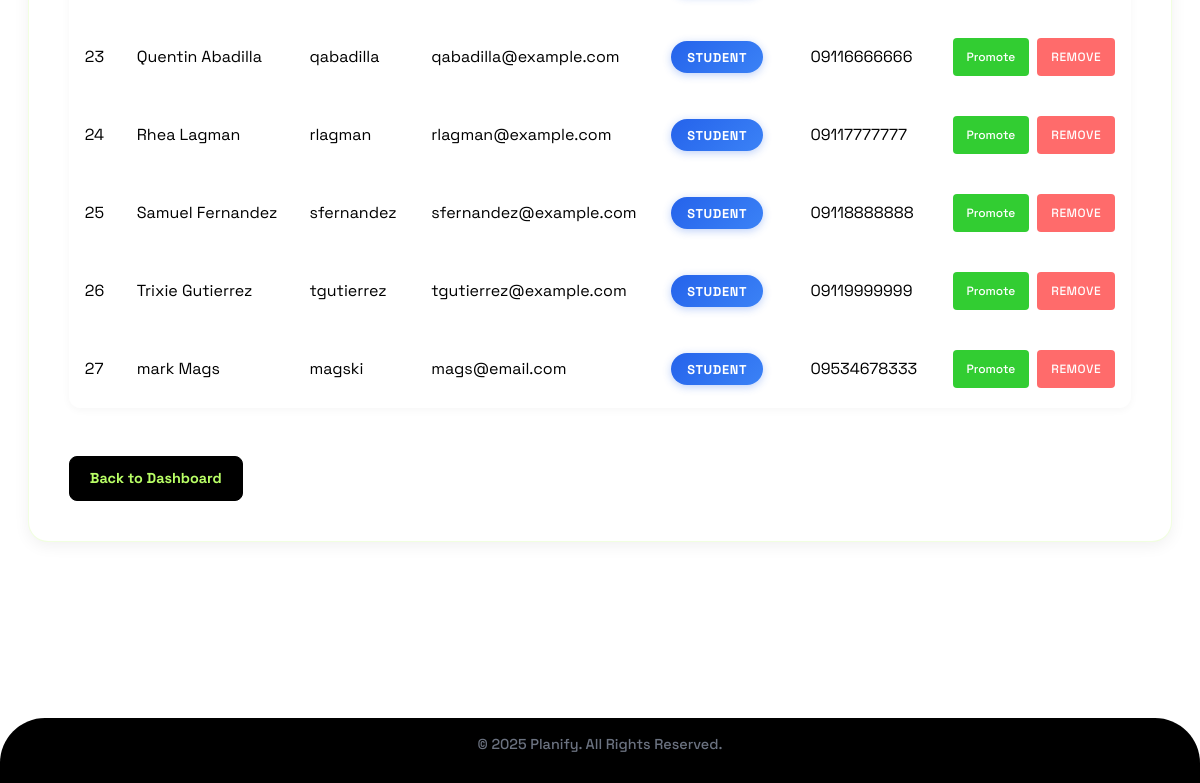
/admin/users (signed in, lower part), run on an earlier commit of the app's database.
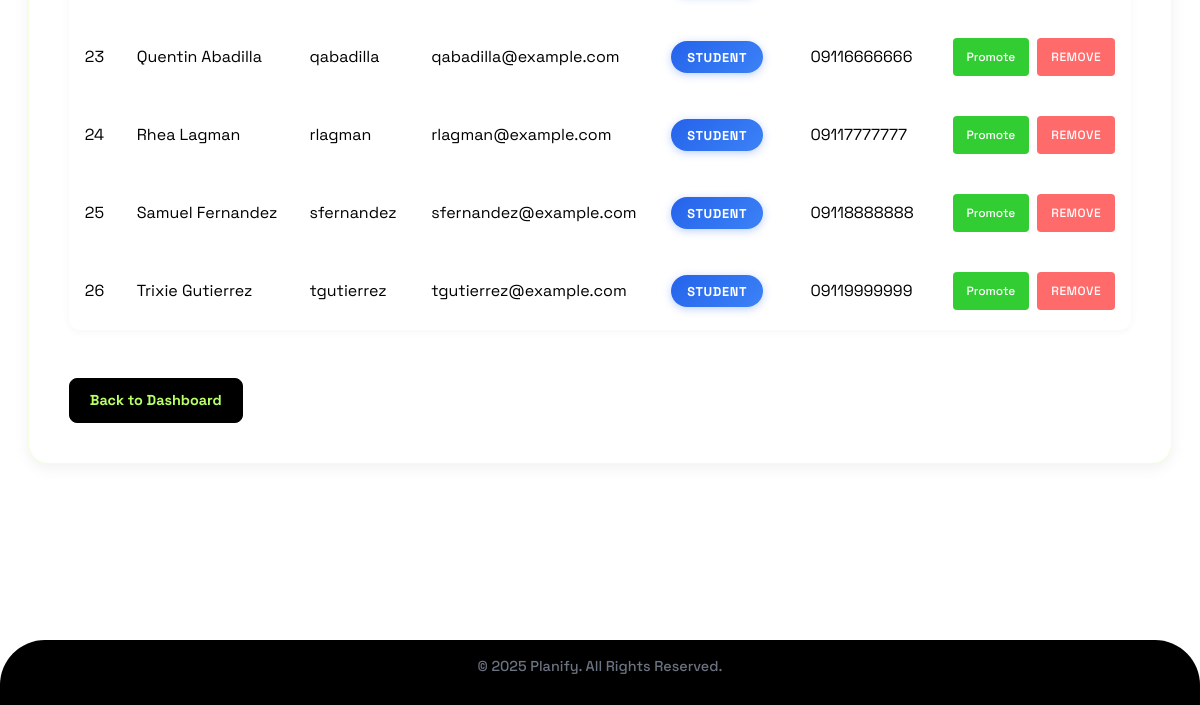
And on a later commit of the database.
### models.py (models this page shows)
class User(db.Model, UserMixin):
    id = db.Column(db.Integer, primary_key=True)
    first_name = db.Column(db.String(20), nullable=False)
    last_name = db.Column(db.String(20), nullable=False)
    username = db.Column(db.String(20), unique=True, nullable=False)
    email = db.Column(db.String(120), unique=True, nullable=False)
    contact_number = db.Column(db.String(11), nullable=False)
    password = db.Column(db.String(255), nullable=False)
    role = db.Column(db.String(10), nullable=False)
    courses = db.relationship('Course', backref='educator', lazy=True, cascade='all, delete-orphan')
    lesson_plans = db.relationship('LessonPlan', backref='creator', lazy=True, cascade='all, delete-orphan')
    enrollments = db.relationship('Enrollment', backref='student', lazy=True, cascade='all, delete-orphan')

### routes.py (the view)
@app.route('/admin/users')
@login_required
def admin_users():
    if current_user.role != 'admin':
        flash("Access denied.", "error")
        return redirect(url_for('home'))
    users = User.query.all()
    return render_template('admin_users.html', users=users)

### app.py (called while the page is built)
@login_manager.user_loader
def load_user(user_id):
    return User.query.get(int(user_id))

### templates/admin_users.html (shortened to what this page needs)
{% extends "base.html" %}
{% block content %}
<div class="admin-container">
    <table class="admin-table">
        <tbody>
            {% for user in users %}
            <tr>
                <td>{{ user.id }}</td>
                <td>{{ user.first_name }} {{ user.last_name }}</td>
                <td>{{ user.username }}</td>
                <td>{{ user.email }}</td>
                <td><span class="role-badge {{ user.role }}">{{ user.role }}</span></td>
                <td>{{ user.contact_number }}</td>
                <td class="actions-cell">
                    {% if user.id != current_user.id %}
                        <div class="action-buttons">
                            {% if user.role != 'admin' %}
                            <form action="{{ url_for('promote_user', user_id=user.id) }}" method="POST" onsubmit="return confirm('Are you sure you want to promote {{ user.username }} to admin?');">
                                <button type="submit" class="action-btn promote-btn">Promote</button>
                            </form>
                            {% endif %}
                            <form action="{{ url_for('remove_user', user_id=user.id) }}" method="POST" onsubmit="return confirm('Are you sure you want to remove {{ user.username }}? This action cannot be undone.');">
                                <button type="submit" class="action-btn remove-btn">Remove</button>
                            </form>
                        </div>
                    {% else %}
                        <span class="text-muted">You</span>
                    {% endif %}
                </td>
            </tr>
            {% endfor %}
        </tbody>
    </table>
    <a href="{{ url_for('admin_home') }}" class="back-btn">Back to Dashboard</a>
</div>
{% endblock %}

### templates/base.html (shortened to what this page needs)
<!DOCTYPE html>
<html lang="en">
<head>
    <link rel="stylesheet" href="{{ url_for('static', filename='style.css') }}" />
</head>
<body>
    <main class="content">
        {% block content %}{% endblock %}
    </main>
    <footer class="footer">
        <p>© 2025 Planify. All Rights Reserved.</p>
    </footer>
</body>
</html>

### templates/admin_users.html (style rules this page uses)
.actions-cell { padding: 8px; text-align: center; }
.action-buttons { display: flex; flex-direction: row; gap: 8px; align-items: center; justify-content: center; }
.promote-btn { background-color: #32CD32; color: white; }
.remove-btn { background-color: #FF6B6B; color: white; }

What changed in the data, as far as the page shows it:
removed User: id "27", first_name "mark", last_name "Mags", username "magski", email "mags@email.com", role "STUDENT", contact_number "09534678333"
